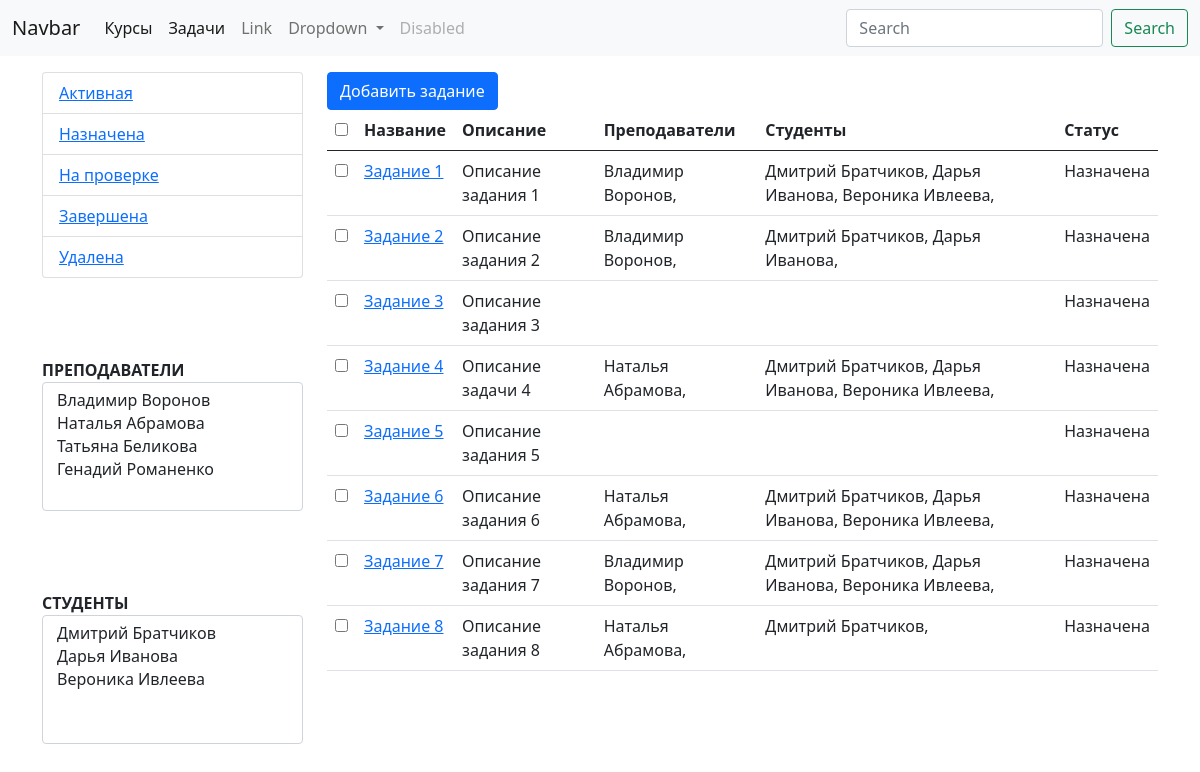
The page /tasks on the database its author committed.
### courses/models.py (models this page shows, shortened)
class StatusTask(models.Model):
    name = models.CharField(max_length=150)
    def __str__(self):
        return self.name

class Task(models.Model):
    name = models.CharField(max_length=150)
    course = models.ForeignKey(Course, on_delete=models.CASCADE)
    description = models.TextField()
    status = models.ForeignKey(StatusTask, on_delete=models.CASCADE, default=2)
    Teacher = models.ManyToManyField(User, related_name='Teachers')
    Student = models.ManyToManyField(User, related_name='Students')
    Start_date = models.DateField(default=datetime.date.today)
    Deadline = models.DateField(default=datetime.date.today)
    def get_absolute_url(self):
        return reverse('task', kwargs={'pk': self.pk})

class User(AbstractUser):
    Otchestvo = models.CharField(max_length=150, blank=True, verbose_name='Отчество')
    Group = models.ManyToManyField(Group, verbose_name='Группа', blank=True)
    Photo = models.ImageField(verbose_name='Фото', blank=True)
    Type = models.ForeignKey(UserType, on_delete=models.CASCADE, related_name='type', default=1)
    Status = models.ForeignKey(UserStatus, on_delete=models.CASCADE, related_name='status', default=2)
    def __str__(self):
        return self.first_name + ' ' + self.last_name

### courses/views.py (the view)
# urls.py: path('tasks', TasksList.as_view(), name='tasks'),
class TasksList(ListView):
    model = Task
    template_name = 'courses/tasks.html'
    context_object_name = 'tasks'
    def get_context_data(self, *, object_list=None, **kwargs):
        context = super().get_context_data(**kwargs)
        context['teachers'] = User.objects.filter(Type=1)
        context['students'] = User.objects.filter(Type=2)
        context['statuses'] = StatusTask.objects.all()
        return context
    def get_queryset(self):
        status_query = self.request.GET.get('status')
        teacher_query = self.request.GET.get('teacher')
        student_query = self.request.GET.get('student')
        if teacher_query is not None:
            queryset = Task.objects.filter(Teacher=teacher_query)
        elif status_query is not None:
            queryset = Task.objects.filter(status_id=int(status_query))
        elif student_query is not None:
            queryset = Task.objects.filter(Student=student_query)
        else:
            queryset = Task.objects.all()
        return queryset

### courses/templates/courses/tasks.html (shortened to what this page needs)
{% extends "base.html" %}
{% block sidebar %}
{% include 'inc/_sidebar.html' %}
{% endblock %}
{% block content %}
<a class="btn btn-primary" href="/create_task">Добавить задание</a>
<table class="table">
  <thead>
    <tr>
      <th><input type="checkbox" name="task"></th>
      <th scope="col">Название</th>
      <th scope="col">Описание</th>
      <th scope="col">Преподаватели</th>
      <th scope="col">Студенты</th>
      <th scope="col">Статус</th>
    </tr>
  </thead>
  <tbody>
  {% for task in tasks %}
    <tr>
        <td><input type="checkbox" name="task"></td>
        <td><a href="{{task.get_absolute_url}}">{{task.name}}</a></td>
      <td>{{task.description}}</td>
      <td>
          {% for teacher in task.Teacher.all %}
            {{teacher.first_name}} {{teacher.last_name}},
          {% endfor %}
      </td>
      <td>
          {% for student in task.Student.all %}
            {{student.first_name}} {{student.last_name}},
          {% endfor %}
      </td>
      <td>{{task.status}}</td>
    </tr>
    {% endfor %}
  </tbody>
</table>
{% endblock %}

### templates/inc/_sidebar.html
<ul class="list-group">
    {% for status in statuses %}
    <li class="list-group-item"><a href="{% url 'tasks' %}?status={{ status.pk }}">{{ status.name }}</a></li>
    {% endfor %}
</ul>
<ul class="list-group" Style="margin-top: 5rem;">
    <label><b>ПРЕПОДАВАТЕЛИ</b></label>
    <select class="form-select" size="5" onchange="location = this.value">
      {% for teacher in teachers %}
        <option value="{% url 'tasks' %}?teacher={{ teacher.id }}"> {{teacher}} </option>
        {% endfor %}
    </select>
</ul>
<ul class="list-group" Style="margin-top: 5rem;">
    <label><b>СТУДЕНТЫ</b></label>
    <select class="form-select" size="5" onchange="location = this.value">
      {% for student in students %}
        <option value="{% url 'tasks' %}?student={{ student.id }}"> {{student}} </option>
        {% endfor %}
    </select>
</ul>

### rows shown on the page
StatusTask: name "Активная"
StatusTask: name "Назначена"
StatusTask: name "На проверке"
StatusTask: name "Завершена"
StatusTask: name "Удалена"
Task: name "Задание 1", description "Описание задания 1", status "Назначена"
User: first_name "Владимир", last_name "Воронов"
User: first_name "Дмитрий", last_name "Братчиков"
User: first_name "Дарья", last_name "Иванова"
User: first_name "Вероника", last_name "Ивлеева"
Task: name "Задание 2", description "Описание задания 2", status "Назначена"
Task: name "Задание 3", description "Описание задания 3", status "Назначена"
Task: name "Задание 4", description "Описание задачи 4", status "Назначена"
User: first_name "Наталья", last_name "Абрамова"
Task: name "Задание 5", description "Описание задания 5", status "Назначена"
Task: name "Задание 6", description "Описание задания 6", status "Назначена"
Task: name "Задание 7", description "Описание задания 7", status "Назначена"
Task: name "Задание 8", description "Описание задания 8", status "Назначена"
